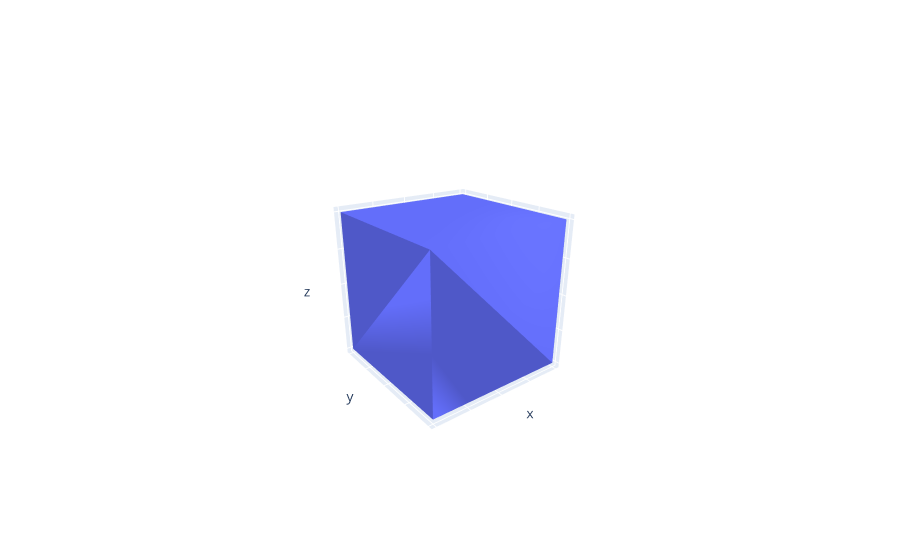

This figure's notebook cell:
### Code cell
# draw a cube by Delaunay triangulation 
fig = go.Figure(go.Mesh3d(
        # 8 vertices of a cube
        x=[0, 0, 2, 2, 0, 0, 2, 2],
        y=[0, 2, 2, 0, 0, 2, 2, 0],
        z=[0, 0, 0, 0, 2, 2, 2, 2],
    
        # i, j and k give the vertices of triangles
        i = [7, 0, 0, 0, 4, 4, 6, 6, 4, 0, 3, 2],
        j = [3, 4, 1, 2, 5, 6, 5, 2, 0, 1, 6, 3],
        k = [0, 7, 2, 3, 6, 7, 1, 1, 5, 5, 7, 6],
        ),
)
# Don't show ticks
fig.update_layout(
    scene=dict(
        xaxis=dict(showticklabels=False),
        yaxis=dict(showticklabels=False),
        zaxis=dict(showticklabels=False),
    )
)


fig.show()

### Figure 1 — Plotly figure (JSON) as saved in the notebook; plotly's stock layout.template omitted (floating-point values rounded to 4 significant figures)
{"data": [{"i": [7, 0, 0, 0, 4, 4, 6, 6, 4, 0, 3, 2], "j": [3, 4, 1, 2, 5, 6, 5, 2, 0, 1, 6, 3], "k": [0, 7, 2, 3, 6, 7, 1, 1, 5, 5, 7, 6], "type": "mesh3d", "x": [0, 0, 2, 2, 0, 0, 2, 2], "y": [0, 2, 2, 0, 0, 2, 2, 0], "z": [0, 0, 0, 0, 2, 2, 2, 2]}], "layout": {"autosize": true, "scene": {"aspectmode": "auto", "aspectratio": {"x": 1, "y": 1, "z": 1}, "camera": {"center": {"x": 0, "y": 0, "z": 0}, "eye": {"x": 1.598, "y": 2.105, "z": 1.096}, "projection": {"type": "perspective"}, "up": {"x": 0, "y": 0, "z": 1}}, "xaxis": {"showticklabels": false, "type": "linear"}, "yaxis": {"showticklabels": false, "type": "linear"}, "zaxis": {"showticklabels": false, "type": "linear"}}}}
